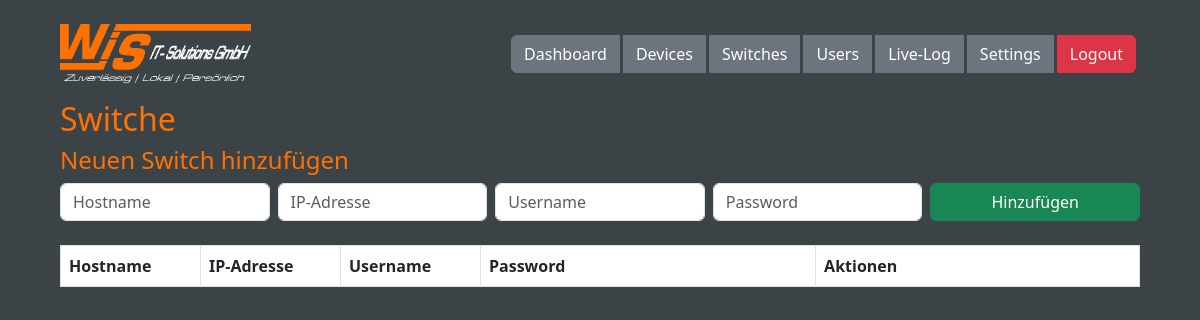
The app's page /switches (signed in), older data.
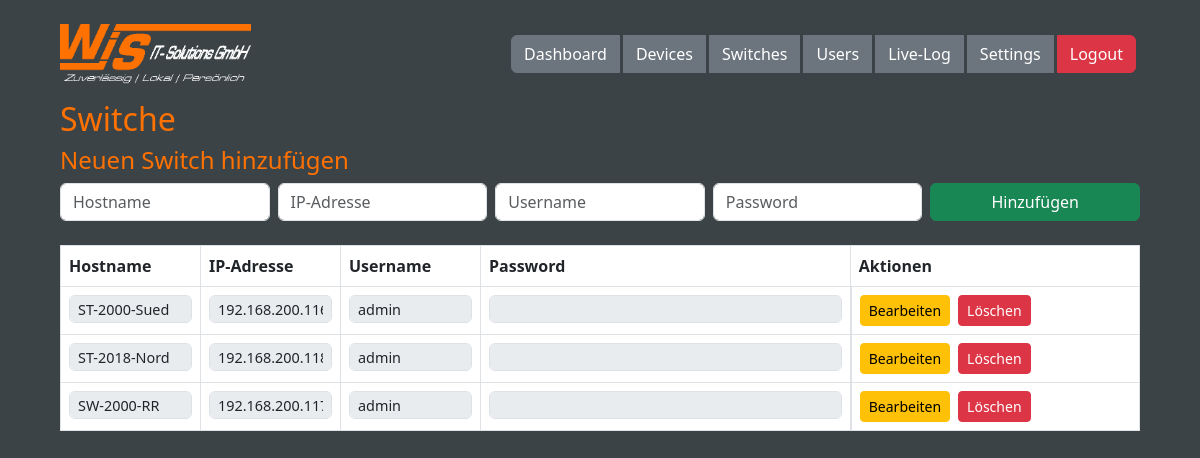
The same page, newer data.
### tables this page shows
CREATE TABLE switches (
    hostname TEXT PRIMARY KEY,
    ip TEXT NOT NULL,
    username TEXT NOT NULL,
    password TEXT NOT NULL
);

### app.py (the view, shortened to what this page needs)
@app.route('/switches', methods=['GET', 'POST'])
@login_required
def switches():
    conn = get_db_connection()
    switches = conn.execute("SELECT hostname, ip, username FROM switches").fetchall()
    conn.close()
    return render_template('switche.html', switches=switches)

### app.py (called while the page is built)
def get_db_connection():
    conn = sqlite3.connect(DB_PATH)
    conn.row_factory = sqlite3.Row
    return conn

@login_manager.user_loader
def load_user(user_id):
    conn = get_db_connection()
    user = conn.execute("SELECT * FROM users WHERE id = ?", (user_id,)).fetchone()
    conn.close()
    if user:
        return User(user['id'], user['username'], user['is_admin'])
    return None

### templates/switche.html (shortened to what this page needs)
{% extends "base.html" %}
{% block content %}
<h2>Switche</h2>
{% if current_user.is_admin %}
<h4>Neuen Switch hinzufügen</h4>
<form method="post" class="row g-2 mb-4">
    <div class="col col-small"><input type="text" name="hostname" placeholder="Hostname" class="form-control" required></div>
    <div class="col col-ip"><input type="text" name="ip" placeholder="IP-Adresse" class="form-control" required></div>
    <div class="col col-small"><input type="text" name="username" placeholder="Username" class="form-control" required></div>
    <div class="col"><input type="password" name="password" placeholder="Password" class="form-control" required></div>
    <div class="col"><button class="btn btn-success w-100">Hinzufügen</button></div>
</form>
{% endif %}
<table class="table table-bordered custom-table">
    <thead>
        <tr>
            <th class="col-small">Hostname</th>
            <th class="col-ip">IP-Adresse</th>
            <th class="col-small">Username</th>
            <th>Password</th>
            {% if current_user.is_admin %}<th>Aktionen</th>{% endif %}
        </tr>
    </thead>
    <tbody>
        {% for s in switches %}
        <tr>
            {% if current_user.is_admin %}
            <td class="col-small"><input name="hostname" value="{{ s['hostname'] }}" class="form-control" required disabled></td>
            <td class="col-ip"><input name="ip" value="{{ s['ip'] }}" class="form-control" required disabled></td>
            <td class="col-small"><input name="username" value="{{ s['username'] }}" class="form-control" required disabled></td>
            <td><input name="password" value="{{ s['password'] }}" type="password" class="form-control" disabled></td>
            <td class="custom-actions d-flex gap-1 align-items-center">
                <button type="button" class="btn btn-warning btn-sm" onclick="enableSwitchEdit(this)">Bearbeiten</button>
                <form method="post" style="display:inline;">
                    <button name="delete_switch" value="{{ s['hostname'] }}" class="btn btn-danger btn-sm"
                        onclick="return confirm('Willst du den Switch wirklich löschen?');">Löschen</button>
                </form>
            </td>
            {% else %}
            <td>{{ s['hostname'] }}</td>
            <td>{{ s['ip'] }}</td>
            <td>{{ s['username'] }}</td>
            <td>******</td>
            {% endif %}
        </tr>
        {% endfor %}
    </tbody>
</table>
{% endblock %}

### templates/base.html (shortened to what this page needs)
<!DOCTYPE html>
<html>
<head>
    <link rel="stylesheet" href="{{ url_for('static', filename='css/bootstrap.min.css') }}">
    <link rel="stylesheet" href="{{ url_for('static', filename='css/style.css') }}">
</head>
<body class="p-4">
<div class="content-wrapper">
    <div class="navbar-container">
        <div class="navbar-logo">
            <img src="{{ url_for('static', filename='images/logo.png') }}" alt="Logo">
        </div>
        <div class="navbar">
            <div class="navbar-buttons btn-group" role="group">
                <a href="{{ url_for('index') }}" class="btn btn-secondary">Dashboard</a>
                <a href="{{ url_for('devices') }}" class="btn btn-secondary">Devices</a>
                {% if current_user.is_admin %}
                    <a href="{{ url_for('switches') }}" class="btn btn-secondary">Switches</a>
                    <a href="{{ url_for('users') }}" class="btn btn-secondary">Users</a>
                    <a href="{{ url_for('logs') }}" class="btn btn-secondary">Live-Log</a>
                    <a href="{{ url_for('settings') }}" class="btn btn-secondary">Settings</a>
                {% endif %}
                <a href="{{ url_for('logout') }}" class="btn btn-danger">Logout</a>
            </div>
        </div>
    </div>
    <div>
        {% block content %}{% endblock %}
    </div>
</div>
</body>
</html>

### static/css/style.css (style rules this page uses)
body { padding: 20px; background: #3c4346; }
h1, h2, h3, h4, h5, h6 { color: #ff7100; }
.content-wrapper { max-width: 1080px; margin-left: auto; margin-right: auto; }
.navbar { display: flex; justify-content: flex-end; }
.navbar-container { display: flex; justify-content: space-between; align-items: center; margin-bottom: 1rem; }
.navbar-buttons .btn { margin-right: 0.25rem; }
.navbar-logo img { display: flex; justify-content: flex-start; height: 60px; }
.custom-table input, .custom-table select { height: 28px; padding: 0.25rem 0.5rem; font-size: 0.9rem; }
.custom-table .col-small { width: 140px; }
.custom-table .col-ip { width: 140px; }
.custom-actions { margin: auto 0; background: #fff; }

Row changes from the older to the newer data that the page shows:
added switches: hostname "ST-2000-Sued", ip "192.168.200.116", username "admin"
added switches: hostname "ST-2018-Nord", ip "192.168.200.118", username "admin"
added switches: hostname "SW-2000-RR", ip "192.168.200.117", username "admin"
